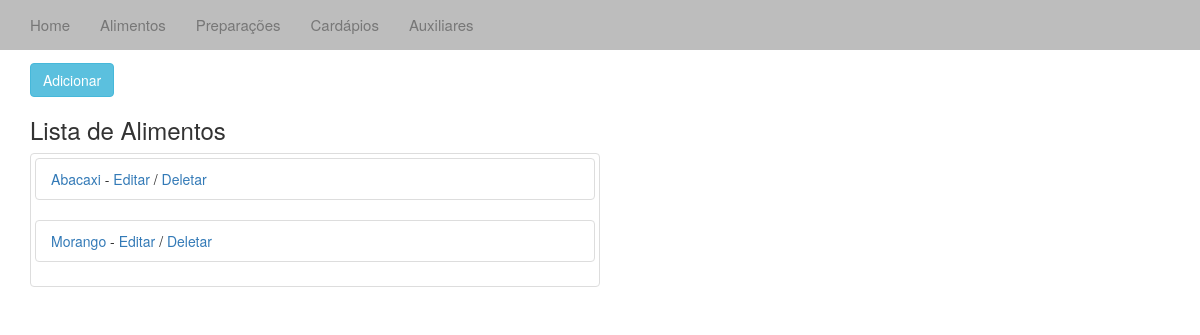
/alimentos/, run on an earlier commit of the app's database.
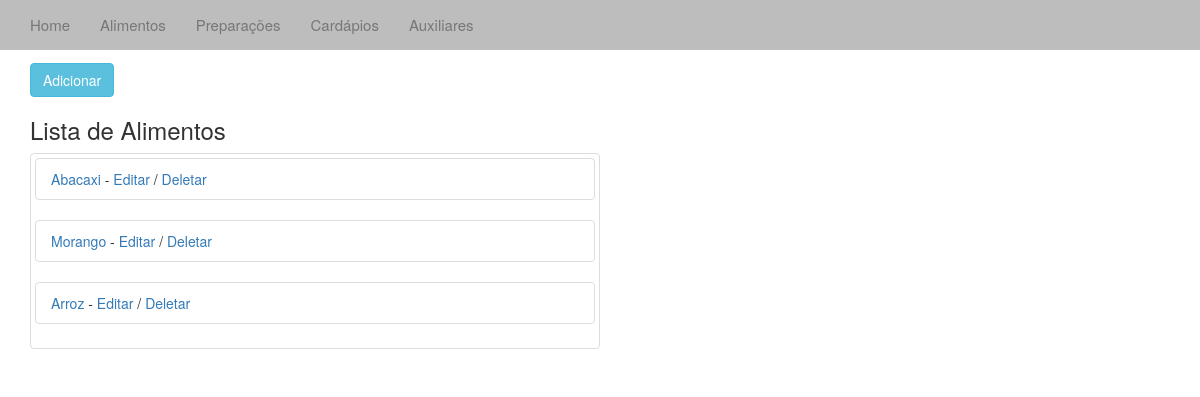
And on a later commit of the database.
### cardapio/models.py (models this page shows, shortened)
class Alimentos(models.Model):
	desc = models.CharField(max_length=20)
	cat_alimento = models.ForeignKey(Aux)
	cor = models.CharField(max_length=10)

### cardapio/views.py (the view)
# urls.py: url(r'^alimentos/', 'cardapio.views.alimentos', name='alimentos'),
def alimentos(request):
	al_list = Alimentos.objects.all()
	context = {'al_list':al_list}
	return render_to_response('alimentos.html', context)

### templates/alimentos.html (shortened to what this page needs)
{% extends "base.html" %}
{% block body%}
<div class="container-fluid">
	<div class="container">
			<h2>Auxiliares</h2>
			<a href="/addalimento/"><button type="button" class="btn btn-info">Adicionar</button></a>
			<h3>Lista de Alimentos</h3>
		{% if al_list %}
		<div class="thumbnail col-sm-6">
			{% for a in al_list %}
			<ul class="list-group">
			<li class="list-group-item"><a href="/veralimento/{{ a.id }}"> {{ a.desc }} </a> -
				<a href="/editalimento/{{ a.id }}"> Editar</a> /
				<a href="/deletealimento/{{ a.id }}"> Deletar </a>
			</li>
			</ul>
			{% endfor %}
		{% endif %}
	</div>
</div>
{% endblock %}

What changed in the data, as far as the page shows it:
added Alimentos: desc "Arroz"
